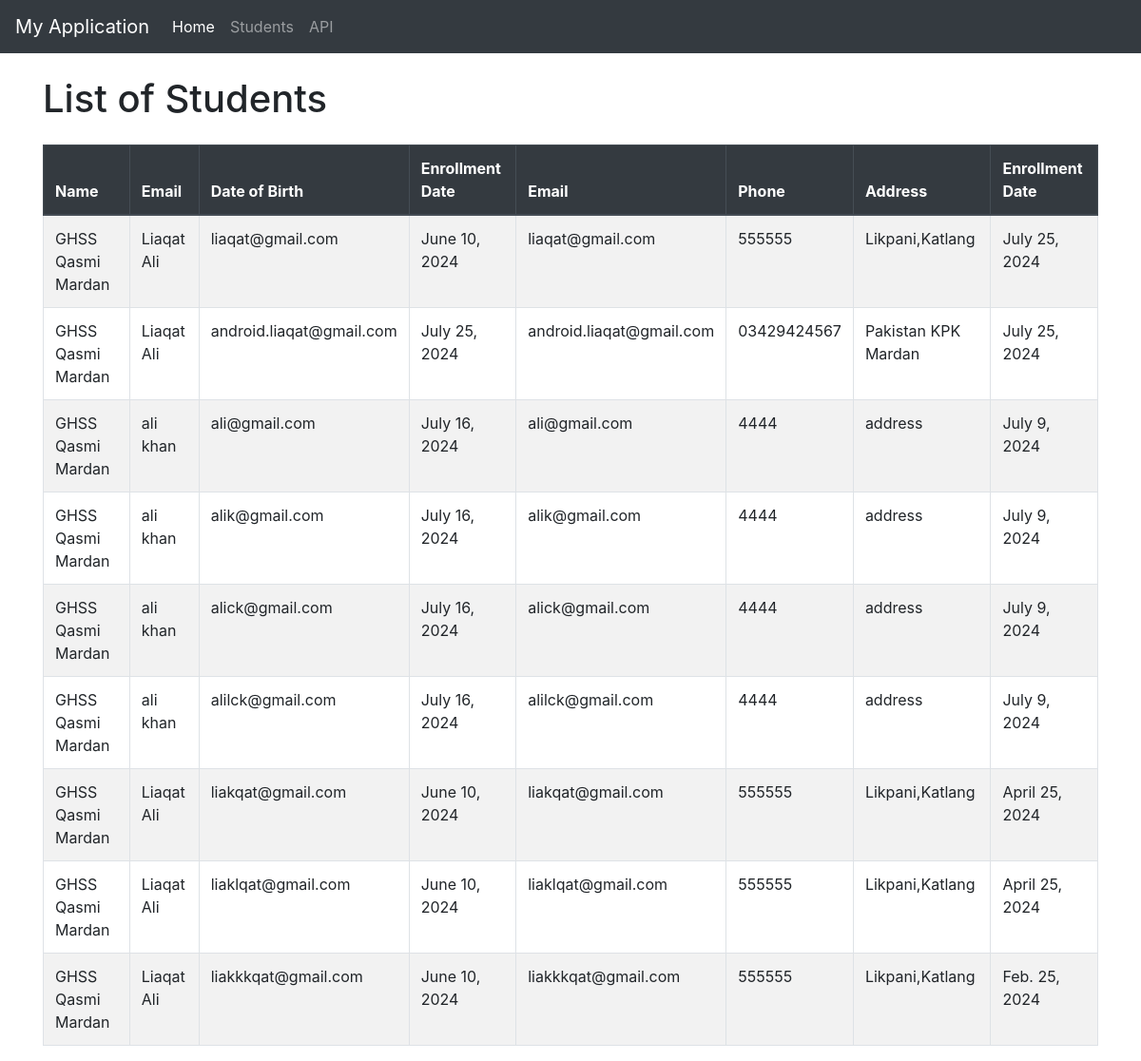
The app's page /, older data.
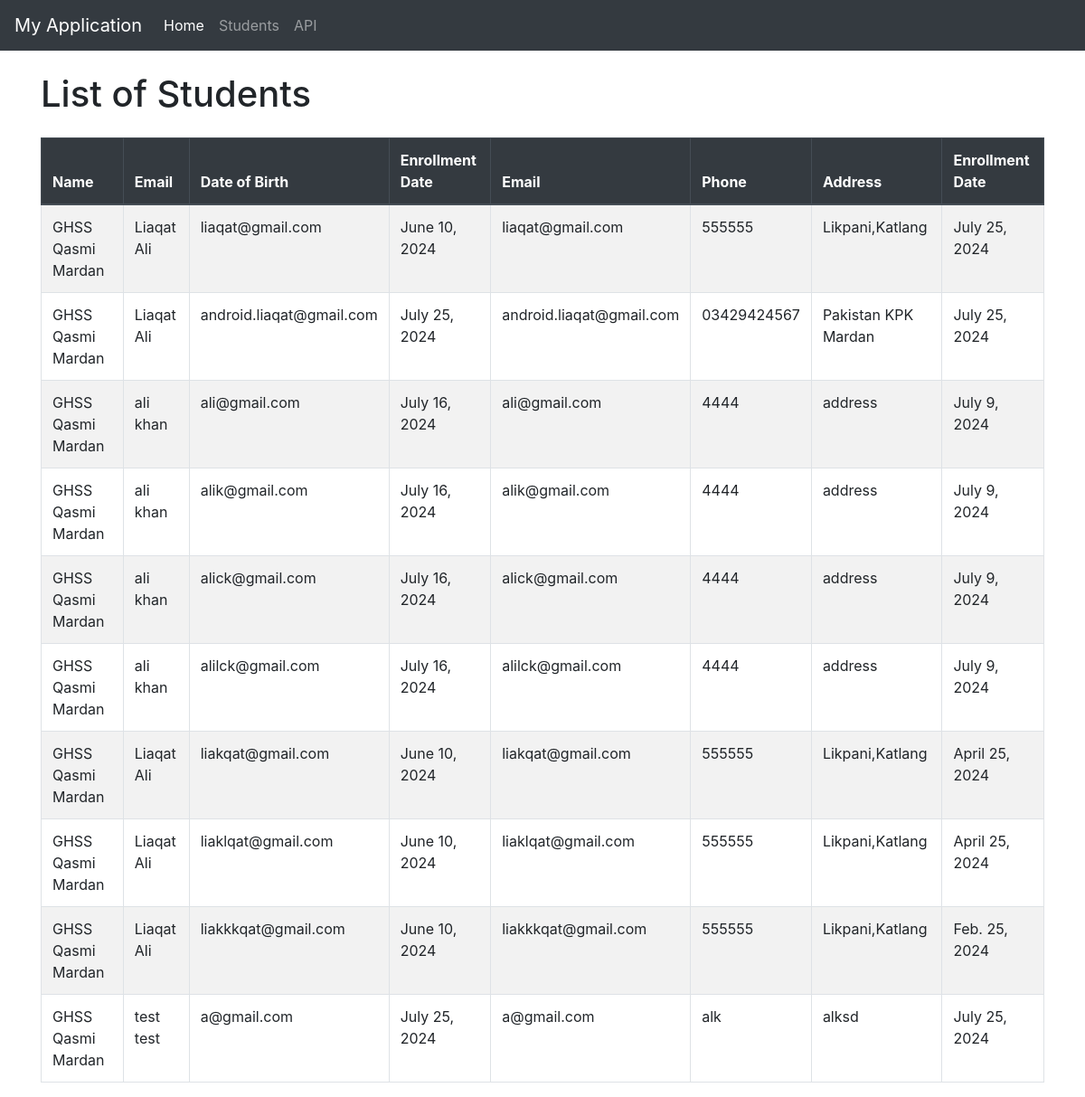
The same page, newer data.
### student/models.py (models this page shows, shortened)
class Student(models.Model):
    id = models.UUIDField(primary_key=True, default=uuid4, editable=False)
    school = models.ForeignKey(School, on_delete=models.CASCADE, related_name='students')
    first_name = models.CharField(max_length=50)
    last_name = models.CharField(max_length=50)
    date_of_birth = models.DateField()
    email = models.EmailField(unique=True)
    phone_number = models.CharField(max_length=15, blank=True, null=True)
    address = models.TextField()
    enrollment_date = models.DateField()

### school/models.py (models this page shows)
class School(models.Model):
    id = models.UUIDField(primary_key=True, default=uuid4, editable=False)
    name = models.CharField(max_length=255)
    address = models.TextField()
    phone_number = models.CharField(max_length=15)
    email = models.EmailField()
    established_year = models.IntegerField(validators=[validate_year])
    principal_name = models.CharField(max_length=255)
    def __str__(self):
        return self.name

### student/views.py (the view)
# urls.py: path('', StudentList.as_view(), name='student_list'),  # For rendering the student list
class StudentList(ListView):
    model = Student
    template_name = 'student/index.html'  # Ensure this path is correct
    context_object_name = 'students'

### student/templates/student/index.html (shortened to what this page needs)
{% extends 'base.html' %}
{% block content %}
    <h1 class="mb-4">List of Students</h1>
    <table class="table table-striped table-bordered">
        <thead class="thead-dark">
            <tr>
                <th>Name</th>
                <th>Email</th>
                <th>Date of Birth</th>
                <th>Enrollment Date</th>
                <th>Email</th>
                <th>Phone</th>
                <th>Address</th>
                <th>Enrollment Date</th>
            </tr>
        </thead>
        <tbody>
            {% for student in students %}
                <tr>
                  <td>{{ student.school}}</td>
                    <td>{{ student.first_name }} {{ student.last_name }}</td>
                    <td>{{ student.email }}</td>
                    <td>{{ student.date_of_birth }}</td>
                    <td>{{ student.email }}</td>
                    <td>{{ student.phone_number }}</td>
                    <td>{{ student.address }}</td>
                    <td>{{ student.enrollment_date }}</td>
                </tr>
                {% endfor %}
              </tbody>
          </table>
      {% endblock %}

Row changes from the older to the newer data that the page shows:
added Student: school "GHSS Qasmi Mardan", first_name "test", last_name "test", email "a@gmail.com", date_of_birth "July 25, 2024", phone_number "alk", address "alksd", enrollment_date "July 25, 2024"
